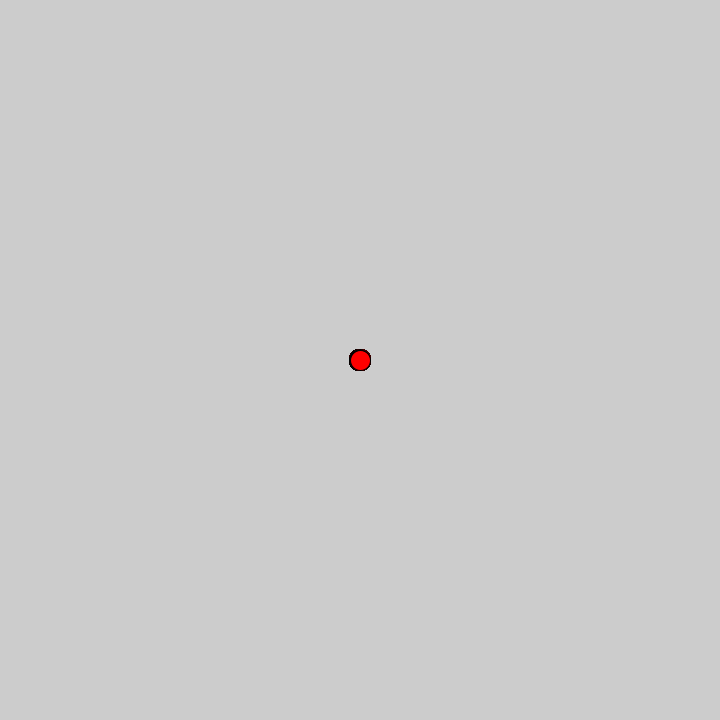
Frame 1 (no input)
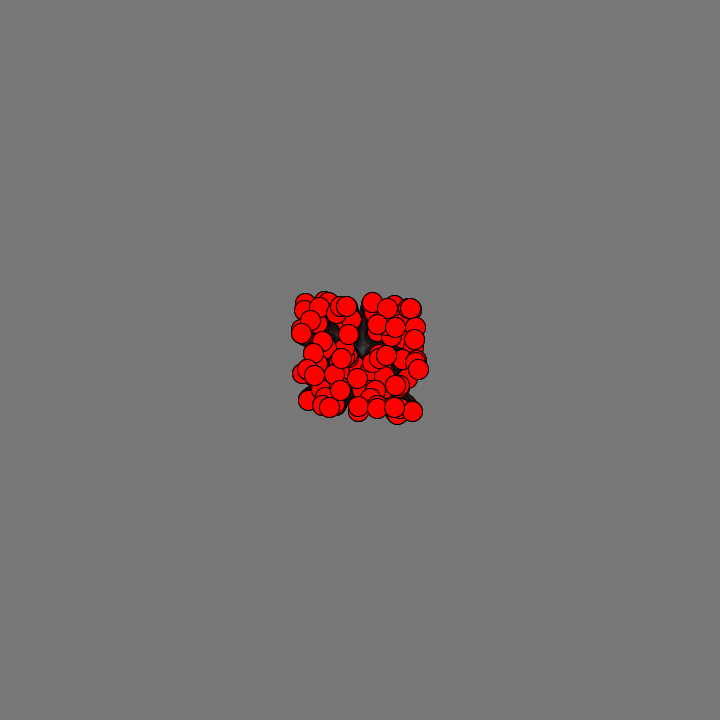
Frame 60 (the mouse pressed at the canvas centre just before this capture)
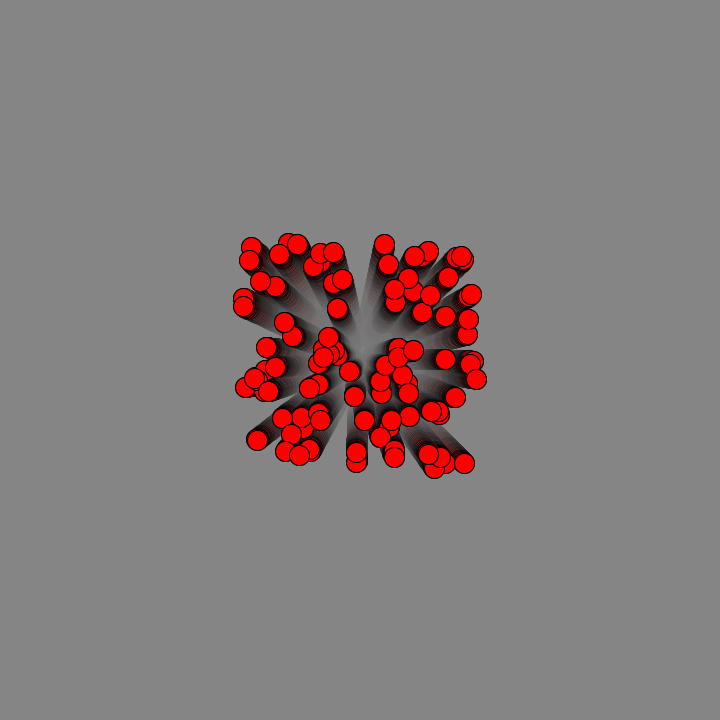
Frame 120 (the mouse held since frame 60 and released just before this capture)

The Processing sketch that drew these frames (run headless with seeded random() and noise(); from frame 60 on, the mouse is pressed at the canvas centre):

// Processing sketch: processing_182551
// ── processing_182551.pde

class Agente
{
  PVector pos;
  PVector vel;

  Agente (PVector start) {
    pos = start.get();
    vel = new PVector( random(-1,1), random(-1,1) );
  }

  void update() {
    
    pos.add(vel);
    if (pos.x<0 || pos.x>width || pos.y<0 || pos.y>height) {
      rimbalzo=true;
      vel.mult(-1);               
  
    }
  }

  void display() {
   
                    
    ellipse( pos.x,pos.y, 20,20 );              
    
    fill(255,0,0);
    ellipse(pos.x, pos.y, 20, 20);
    
  }
}



Agente[] agenti = new Agente[100];
PVector centro;
boolean rimbalzo; 

void setup()
{
  size(720, 720);
  
  centro = new PVector(width/2, height/2);
  
  for (int i=0;  i<agenti.length;  i++) {
    agenti[i] = new Agente( centro );
  }
  
 
  
}

void draw()
{
  
                 
  fill(random(255), 10);              
  rect(-10, -10, width+10, height+10);  
  fill(255);
  
  
  for (Agente a : agenti) {
    a.update();
    if(rimbalzo){
     stroke(random(255),random(255),random(255));
     rimbalzo= false; 
    }
    a.display();
  }
 
  }
   
